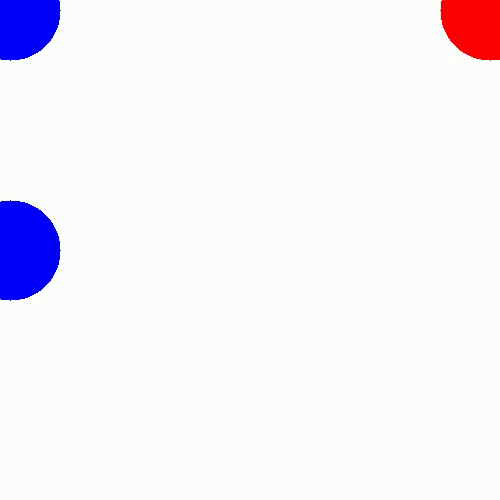
#> input picture frame 10 of CLASE3/circles.avi, 500 x 500 px
$ python ejemplo5.py
#> lines starting #> are read from the running program, lines starting #| are printed output that depends on the picture; after the words box and inside, x2 and y2 are one past the last pixel; in counts of white or black regions, pixels touching at a corner belong together
import cv2

help(cv2.cvtColor)

cap = cv2.VideoCapture("circles.avi")
azul1 = (105,100,50)
azul2 = (125,255,255)
while cap.isOpened():
	ret, frame = cap.read()
#> frame is the input picture: shape (500, 500, 3); mean B, G, R 246.9, 241.7, 242.9
	frame_hsv = cv2.cvtColor(frame,cv2.COLOR_BGR2HSV)
#> frame_hsv: shape (500, 500, 3); mean H, S, V 51.9, 14.2, 252.8
	mask = cv2.inRange(frame_hsv,azul1,azul2)
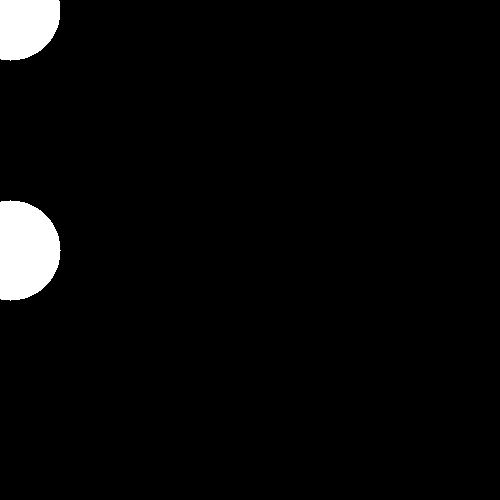
#> mask: shape (500, 500); 3.2% white; 2 white regions, box (x1, y1, x2, y2) and area: (0, 200, 61, 301) 4961, (0, 0, 60, 61) 3109
	AND = cv2.bitwise_and(frame,frame,mask=mask)
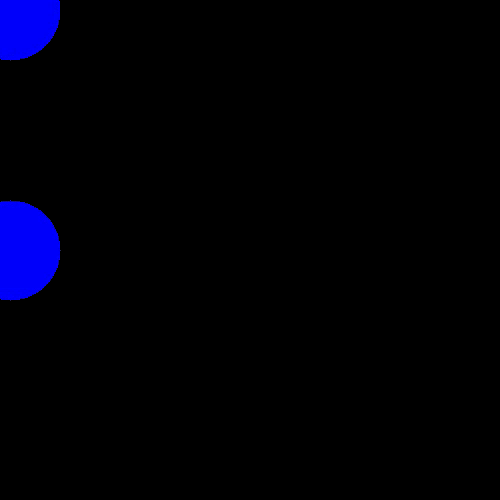
#> AND: shape (500, 500, 3); mean B, G, R 8, 0, 0
	if ret:
		cv2.imshow("ventana video", frame)
		cv2.imshow("ventana2 video", frame_hsv)
		cv2.imshow("mascara", mask)
		cv2.imshow("AND", AND)
		val = cv2.waitKey(100)
#> (key Esc is pressed here)
		if val == 97:
			break
	else:
		break
cap.release()
cv2.destroyAllWindows()
#cvtColor(src, code[, dst[, dstCn]]) -> dst

$ run again, starting later in the video
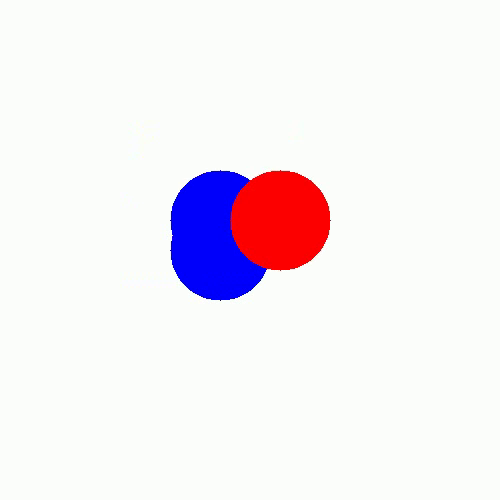
#> input picture frame 45 of CLASE3/circles.avi, 500 x 500 px
#> frame is the input picture: shape (500, 500, 3); mean B, G, R 242.1, 236.7, 242.7
#> frame_hsv: shape (500, 500, 3); mean H, S, V 51.3, 19.3, 252.7
#> `mask = cv2.inRange(frame_hsv,azul1,azul2)`:
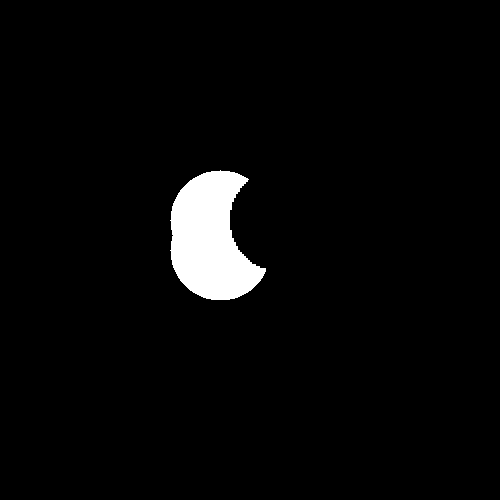
#> mask: shape (500, 500); 3.3% white; 1 white region, box (x1, y1, x2, y2) and area: (170, 170, 266, 300) 8179
#> `AND = cv2.bitwise_and(frame,frame,mask=mask)`:
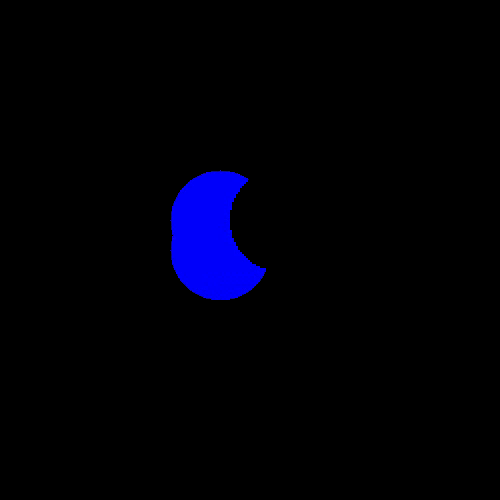
#> AND: shape (500, 500, 3); mean B, G, R 8.1, 0, 0

$ run again, starting later in the video
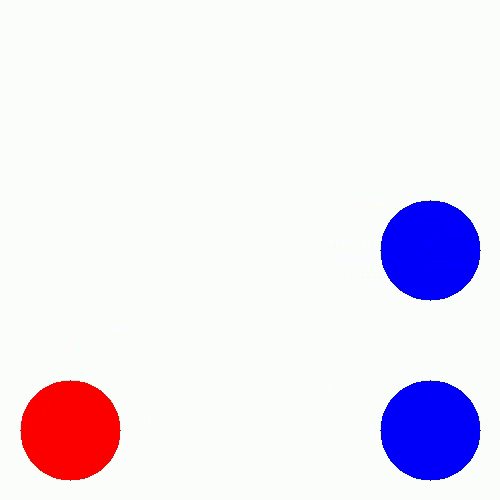
#> input picture frame 80 of CLASE3/circles.avi, 500 x 500 px
#> frame is the input picture: shape (500, 500, 3); mean B, G, R 242, 229.2, 235.2
#> frame_hsv: shape (500, 500, 3); mean H, S, V 53.5, 26.8, 252.6
#> `mask = cv2.inRange(frame_hsv,azul1,azul2)`:
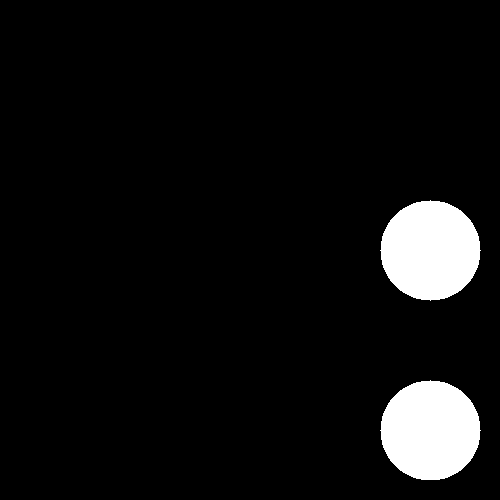
#> mask: shape (500, 500); 6.3% white; 2 white regions, box (x1, y1, x2, y2) and area: (380, 200, 481, 301) 7845, (380, 380, 481, 480) 7844
#> `AND = cv2.bitwise_and(frame,frame,mask=mask)`:
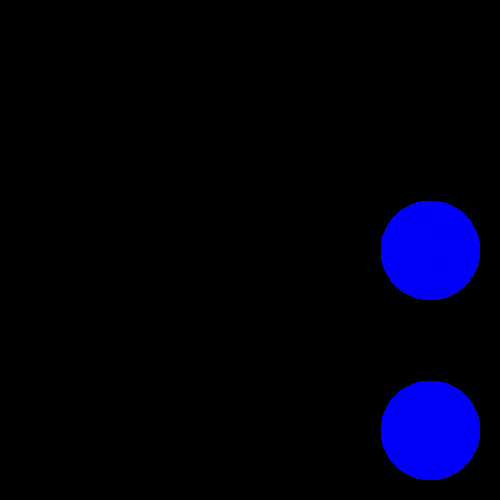
#> AND: shape (500, 500, 3); mean B, G, R 15.5, 0, 0
